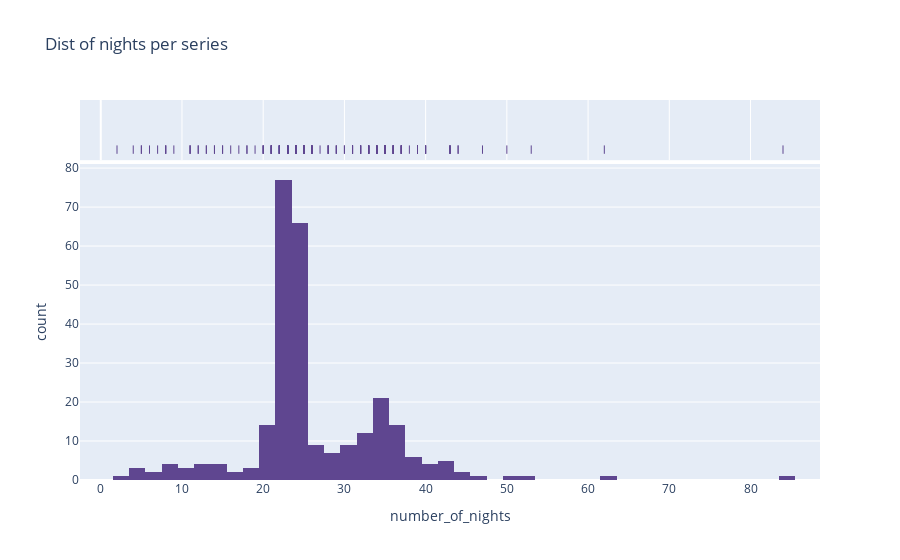

Notebook code for this chart:
### Markdown cell above
#### Number of nights per series

### Code cell
night_df = train_events.groupby(['series_id'])['night'].max()

check = {
    'series_id': night_df.index,
    'number_of_nights': night_df
}

agg_data = pd.DataFrame(check)

fig = px.histogram(
    agg_data,
    x='number_of_nights',
    marginal='rug',
    title='Dist of nights per series',
    color_discrete_sequence=px.colors.qualitative.Prism
)

fig.show()

### Figure 1 — Plotly figure (JSON) as saved in the notebook; plotly's stock layout.template omitted (floating-point values rounded to 4 significant figures; data arrays with more than 128 entries replaced by an {"elided": "..."} marker saying what was removed)
{"data": [{"alignmentgroup": "True", "bingroup": "x", "hovertemplate": "number_of_nights=%{x}<br>count=%{y}<extra></extra>", "legendgroup": "", "marker": {"color": "rgb(95, 70, 144)", "pattern": {"shape": ""}}, "name": "", "offsetgroup": "", "orientation": "v", "showlegend": false, "type": "histogram", "x": {"elided": "277 int values"}, "xaxis": "x", "yaxis": "y"}, {"alignmentgroup": "True", "boxpoints": "all", "fillcolor": "rgba(255,255,255,0)", "hoveron": "points", "hovertemplate": "number_of_nights=%{x}<extra></extra>", "jitter": 0, "legendgroup": "", "line": {"color": "rgba(255,255,255,0)"}, "marker": {"color": "rgb(95, 70, 144)", "symbol": "line-ns-open"}, "name": "", "offsetgroup": "", "showlegend": false, "type": "box", "x": {"elided": "277 int values"}, "xaxis": "x2", "yaxis": "y2"}], "layout": {"barmode": "relative", "legend": {"tracegroupgap": 0}, "title": {"text": "Dist of nights per series"}, "xaxis": {"anchor": "y", "domain": [0, 1], "title": {"text": "number_of_nights"}}, "xaxis2": {"anchor": "y2", "domain": [0, 1], "matches": "x", "showgrid": true, "showticklabels": false}, "yaxis": {"anchor": "x", "domain": [0, 0.8316], "title": {"text": "count"}}, "yaxis2": {"anchor": "x2", "domain": [0.8416, 1], "matches": "y2", "showgrid": false, "showline": false, "showticklabels": false, "ticks": ""}}}
